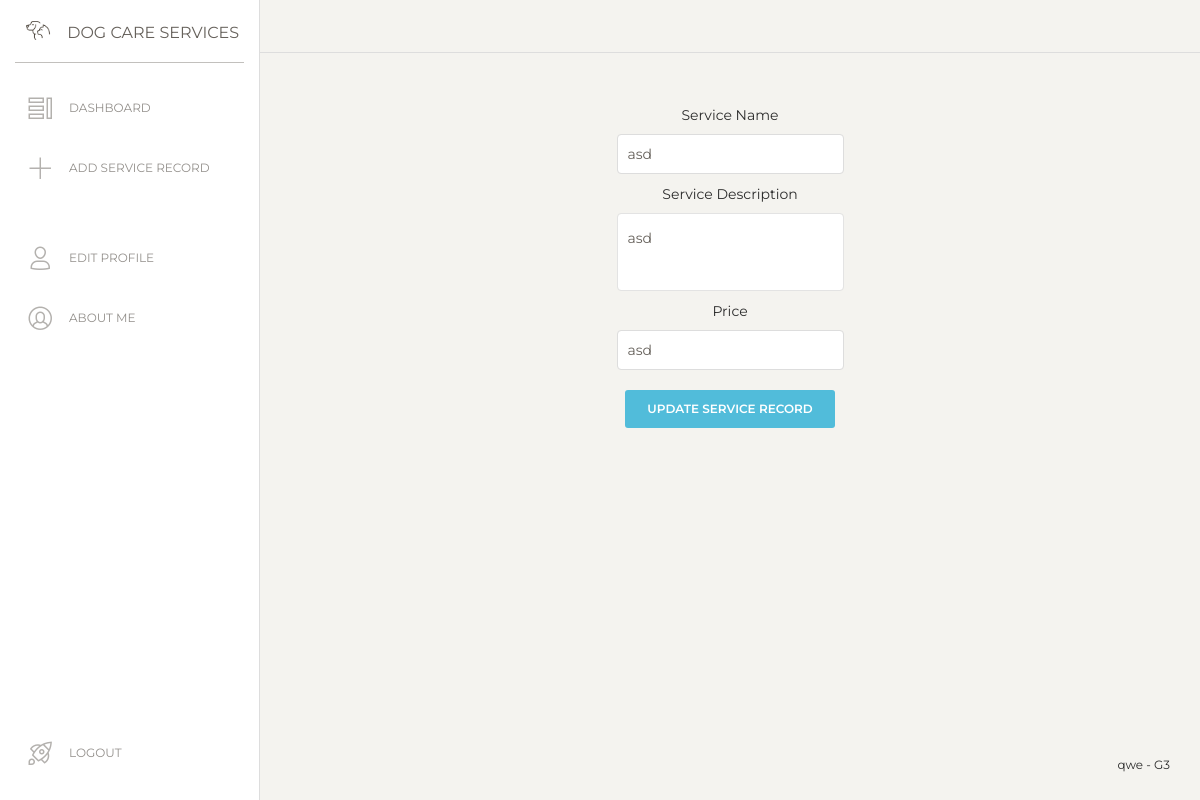
/update_servicerecord.php?id=1, run on the app's committed database.
### tables this page shows
CREATE TABLE `tblservicerecord` (
  `id` int(11) NOT NULL,
  `servicename` varchar(120) DEFAULT NULL,
  `servicedescription` varchar(120) DEFAULT NULL,
  `price` varchar(120) DEFAULT NULL
);

### database.php (called while the page is built, shortened)
<?php
class Database {
    private static $servername = "localhost";
    private static $username = "root";
    private static $password = "";
    private static $dbname = "dbdogcareservices";
    protected $conn;
    public static function getConnection(){
        $conn = new mysqli(self::$servername, self::$username, self::$password, self::$dbname);
        return $conn;
    }
    function query($sql){
        $result = $this->conn->query($sql);
        return $result;
    }
}

### db_helper.php (called while the page is built, shortened)
<?php
include "database.php";
class DBHelper extends Database
{
    function __construct($conn)
    {
        $this->conn = $conn;
    }
    function get_service_record_id($id)
    {
        $sql = "SELECT * FROM tblservicerecord WHERE id = $id";
        $rs = $this->query($sql);
        $row = $rs->fetch_row();
        return array(
            "servicename" => $row[1],
            "servicedescription" => $row[2],
            "price" => $row[3]
        );
    }
}

### update_servicerecord.php (the view, shortened to what this page needs)
<?php
require_once 'includes/header.php';
require_once 'db_helper.php';
$db = new DBHelper(DBHelper::getConnection());
$id = $_GET['id'];
$row = $db->get_service_record_id($id);
?>
<body>
    <form method="POST"><br><br><br><br>
        <div class="column" align="center"><br>
            <div class="col-md-3 px-1">
                <div class="form-group">
                    <label for="servicename">Service Name</label><br>
                    <input type="text" class="form-control" name="servicename" value="<?= $row['servicename'] ?>">
                </div>
            </div>
            <div class="col-md-3 px-1">
                <div class="form-group">
                    <label for="servicedescription">Service Description</label>
                    <textarea class="form-control" name="servicedescription"><?= $row['servicedescription'] ?></textarea>
                </div>
            </div>
            <div class="col-md-3 px-1">
                <div class="form-group">
                    <label for="price">Price</label>
                    <input type="text" class="form-control" name="price" value="<?= $row['price'] ?>">
                </div>
            </div>
            <div class="row">
                <div class="update ml-auto mr-auto">
                    <button type="submit" class="btn btn-info btn-md">Update Service Record</button>
                </div>
            </div>
        </div>
    </form>
    <?php include 'includes/footer.php'; ?>
</body>
</html>

### data on the page
tblservicerecord: servicename "asd", servicedescription "asd", price "asd"
